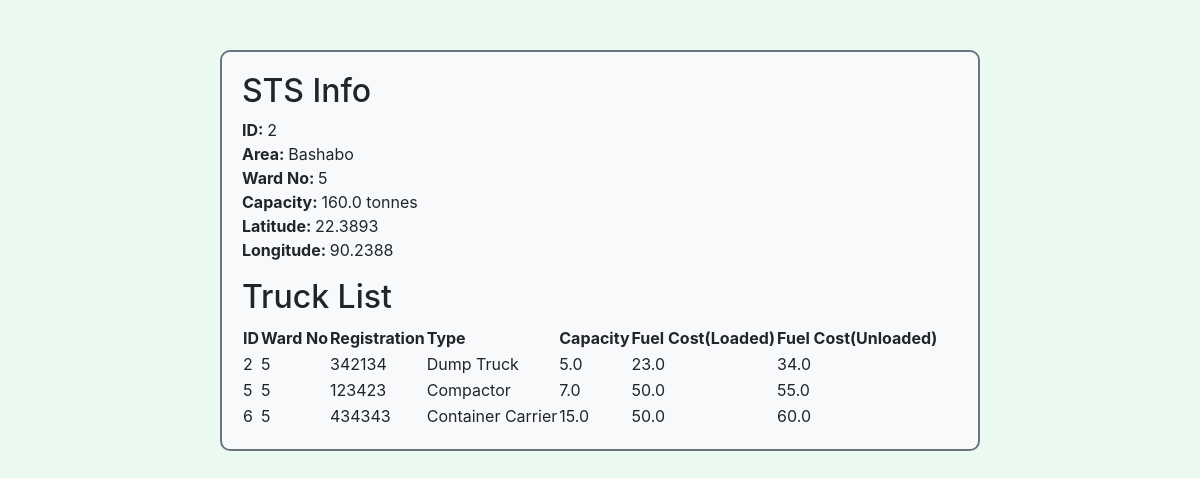
/sts/edit/2, run on the app's committed database.
### models.py (models this page shows, shortened)
class Sts_info(db.Model):
    id = db.Column(db.Integer, primary_key=True)
    name = db.Column(db.String)
    ward_id = db.Column(db.Integer, unique=True)
    station_capacity = db.Column(db.Float)
    latitude = db.Column(db.Float)
    longitude = db.Column(db.Float)

class Vehicle(db.Model):
    vehicle_id = db.Column(db.Integer, primary_key=True, autoincrement=True)
    ward_id = db.Column(db.Integer, db.ForeignKey('sts_info.ward_id'))
    reg_num = db.Column(db.String(100), unique=True)
    vehicle_type = db.Column(db.Integer)
    vehicle_capacity = db.Column(db.Float)
    fcpk_unloaded = db.Column(db.Float)
    fcpk_loaded = db.Column(db.Float)

### sts.py (the view)
@sts.route('/edit/<int:stsId>')
def view_sts(stsId: int):
    sts = Sts_info.query.filter_by(id=stsId).first()
    if sts:
        sts_data ={
             'id': sts.id,
             'name': sts.name,
             'ward_id': sts.ward_id,
             'capacity': sts.station_capacity,
             'lat': sts.latitude,
             'long': sts.longitude
             }
        all_vehicles = Vehicle.query.filter_by(ward_id=sts.ward_id).all()
        vehicles_data = [
            {'id': vehicle.vehicle_id,
             'ward': vehicle.ward_id,
             'reg': vehicle.reg_num,
             'type': vehicle.vehicle_type,
             'capacity': vehicle.vehicle_capacity,
             'loaded': vehicle.fcpk_loaded,
             'unloaded': vehicle.fcpk_unloaded
             }
            for vehicle in all_vehicles]
        return render_template('sts_profile.html', sts=sts_data, vehicles=vehicles_data)
    else:
        response = make_response(jsonify({"success": "False", "message": "No STS Found"}), 401)
        return response

### templates/sts_profile.html (shortened to what this page needs)
<!DOCTYPE html>
<html lang="en">
<head>
    <link rel="stylesheet" href="https://cdn.jsdelivr.net/npm/bootstrap@4.6.2/dist/css/bootstrap.min.css">
</head>
<body>
<div class="container">
    <div class="row justify-content-center">
        <div class="col-sm-8">
            <h2>STS Info</h2>
            <p>
                <b>ID: </b> {{sts.id}}<br>
                <b>Area: </b> {{sts.name}}<br>
                <b>Ward No: </b> {{sts.ward_id}}<br>
                <b>Capacity: </b> {{sts.capacity}} tonnes<br>
                <b>Latitude: </b> {{sts.lat}}<br>
                <b>Longitude: </b> {{sts.long}}<br>
            </p>
            <h2>Truck List</h2>
            <table id="vehicleTable">
            <thead>
                <tr>
                    <th onclick="sortTable(0)">ID</th>
                    <th onclick="sortTable(1)">Ward No</th>
                    <th onclick="sortTable(2)">Registration</th>
                    <th onclick="sortTable(3)">Type</th>
                    <th onclick="sortTable(4)">Capacity</th>
                    <th onclick="sortTable(5)">Fuel Cost(Loaded)</th>
                    <th onclick="sortTable(6)">Fuel Cost(Unloaded)</th>
                </tr>
            </thead>
            <tbody>
                {% for vehicle in vehicles %}
                    <tr class="vehicleData">
                        <td>{{ vehicle.id }}</td>
                        <td>{{ vehicle.ward }}</td>
                        <td>{{ vehicle.reg }}</td>
                        {% if vehicle.type==1 %}
                        <td>Open Truck</td>
                        {% elif vehicle.type==2 %}
                        <td>Dump Truck</td>
                        {% elif vehicle.type==3 %}
                        <td>Compactor</td>
                        {% elif vehicle.type==4 %}
                        <td>Container Carrier</td>
                        {% endif %}
                        <td>{{ vehicle.capacity }}</td>
                        <td>{{ vehicle.loaded }}</td>
                        <td>{{ vehicle.unloaded }}</td>
                    </tr>
                {% endfor %}
            </tbody>
        </table>
        </div>
    </div>
</div>
</body>
</html>

### templates/sts_profile.html (style rules this page uses)
body { background-color: #eafaf1; }
.container { margin-top: 50px; }
.col-sm-8 { background-color: #f8f9fa; border: 2px solid #6c757d; border-radius: 10px; padding: 20px; }

### data on the page
Sts_info: name "Bashabo", capacity "160.0", lat "22.3893", long "90.2388"
Vehicle: id "2", ward "5", reg "342134", shows "Dump Truck", capacity "5.0", loaded "23.0", unloaded "34.0"
Vehicle: id "5", ward "5", reg "123423", shows "Compactor", capacity "7.0", loaded "50.0", unloaded "55.0"
Vehicle: id "6", ward "5", reg "434343", shows "Container Carrier", capacity "15.0", loaded "50.0", unloaded "60.0"

### other printed values
{{ sts.id }} "2"
{{ sts.ward_id }} "5"
